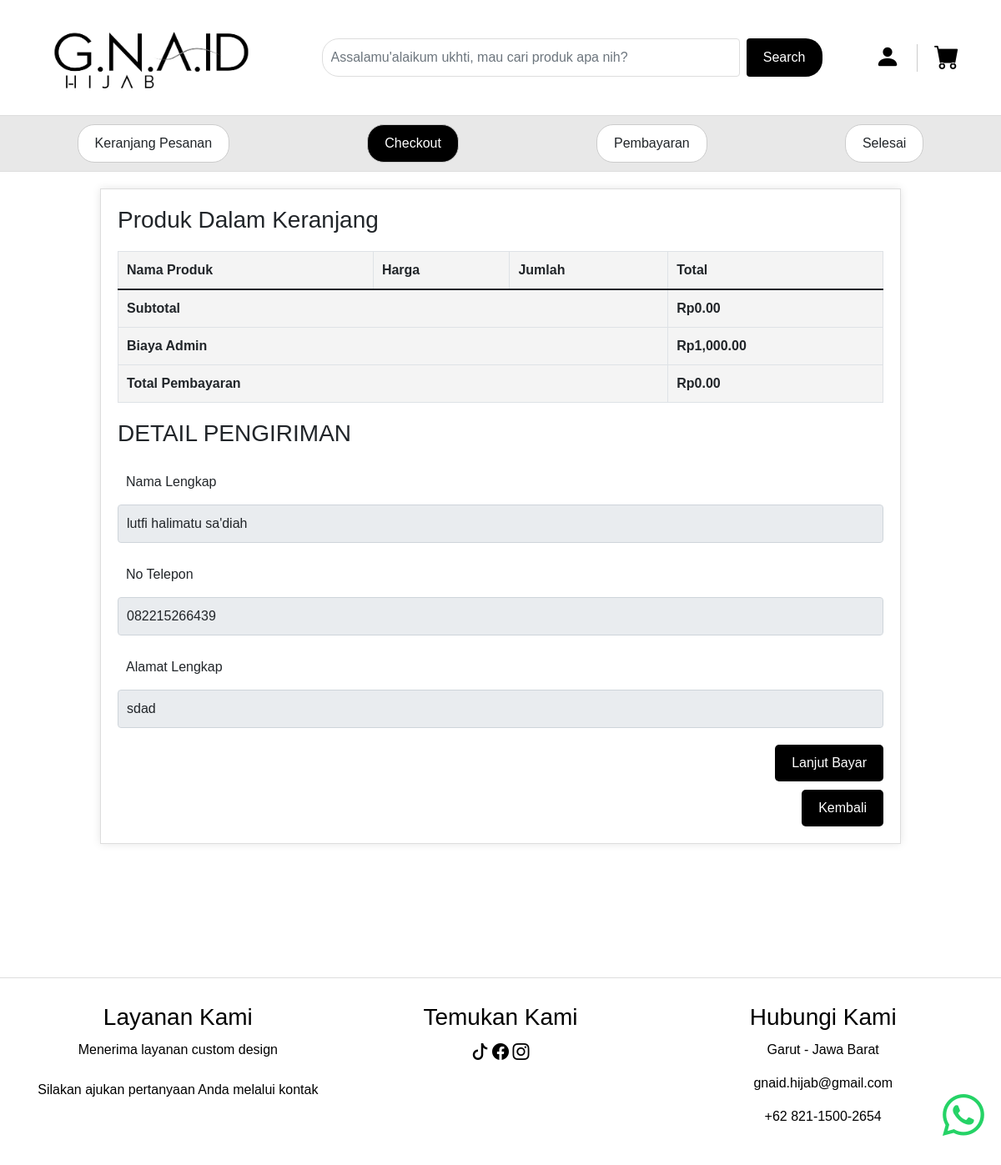
The page /checkout.php?id=6 on the database its author committed.
### tables this page shows
CREATE TABLE `users` (
  `id_users` int(255) NOT NULL,
  `password` varchar(50) NOT NULL,
  `nama_lengkap` varchar(1000) NOT NULL,
  `email` varchar(1000) NOT NULL,
  `alamat_lengkap` varchar(1000) NOT NULL,
  `no_telepon` varchar(1000) NOT NULL,
  `tanggal_lahir` date NOT NULL,
  `jenis_kelamin` varchar(100) NOT NULL,
  `provinsi` varchar(100) NOT NULL,
  `kecamatan` varchar(100) NOT NULL,
  `kota` varchar(255) NOT NULL
);

### checkout.php (the view, shortened to what this page needs)
<?php
include 'db_connect.php';
$emailuser = $_GET['id'];
$user_query = mysqli_query($conn, "SELECT * FROM users WHERE id_users='$emailuser'");
$user = mysqli_fetch_assoc($user_query);
$total = 0;
$subtotal = $total;
$shipping_cost = 0;
$service_fee = 1000;
$total_amount = $subtotal + $shipping_cost;
?>
<!DOCTYPE html>
<html lang="en">
<head>
    <link rel="stylesheet" href="css/style.css">
    <link href="https://cdn.jsdelivr.net/npm/bootstrap@5.1.3/dist/css/bootstrap.min.css" rel="stylesheet">
        <link href="https://cdn.jsdelivr.net/npm/bootstrap-icons@1.8.0/font/bootstrap-icons.css" rel="stylesheet">
</head>
<?php require "header.php"; ?>
    <div class="cart-nav">
        <div <?php if (basename($_SERVER['PHP_SELF']) == 'keranjang.php') echo 'class="active"'; ?>>Keranjang Pesanan</div>
        <div <?php if (basename($_SERVER['PHP_SELF']) == 'checkout.php') echo 'class="active"'; ?>>Checkout</div>
        <div <?php if (basename($_SERVER['PHP_SELF']) == 'pembayaran.php') echo 'class="active"'; ?>>Pembayaran</div>
        <div <?php if (basename($_SERVER['PHP_SELF']) == 'selesai.php') echo 'class="active"'; ?>>Selesai</div>
    </div>
    <div class="container">
        <div class="cart-items">
            <h3>Produk Dalam Keranjang</h3>
            <table class="table table-bordered table-hover">
                <thead>
                    <tr>
                        <th>Nama Produk</th>
                        <th>Harga</th>
                        <th>Jumlah</th>
                        <th>Total</th>
                    </tr>
                </thead>
                <tr>
                    <th colspan="3">Subtotal</th>
                    <th>Rp<?php echo number_format($subtotal, 2); ?></th>
                </tr>
                <tr>
                    <th colspan="3">Biaya Admin</th>
                    <th>Rp<?php echo number_format($service_fee, 2); ?></th>
                </tr>
                <tr>
                    <th colspan="3">Total Pembayaran</th>
                    <th id="totalAmount">Rp<?php echo number_format($total_amount, 2); ?></th>
                </tr>
            </table>
        </div>
        <div class="shipping-details">
            <h3>DETAIL PENGIRIMAN</h3>
            <form action="" method="POST">
                <div class="mb-3">
                    <label for="nama_lengkap" class="form-label">Nama Lengkap</label>
                    <input type="text" class="form-control" id="nama_lengkap" name="nama_lengkap" value="<?php echo $user['nama_lengkap']; ?>" readonly>
                </div>
                <div class="mb-3">
                    <label for="no_telepon" class="form-label">No Telepon</label>
                    <input type="text" class="form-control" id="no_telepon" name="no_telepon" value="<?php echo $user['no_telepon']; ?>" readonly>
                </div>
                <div class="mb-3">
                    <label for="alamat_lengkap" class="form-label">Alamat Lengkap</label>
                    <input type="text" class="form-control" id="alamat_lengkap" name="alamat_lengkap" value="<?php echo $user['alamat_lengkap']; ?>" readonly>
                </div>
            </form>
            <div class="cart-actions" style="flex-direction: column; align-items: flex-end;">
                <button id="lanjutBayarButton" style="margin-bottom: 10px;">Lanjut Bayar</button>
                <button id="kembaliButton">Kembali</button>
            </div>
		</div>
</div>
<?php require "footer.php"; ?>
<?php require "whatsapp-button.php" ?>
</body>
</html>

### checkout.php (style rules this page uses)
.cart-nav { display: flex; justify-content: space-around; padding: 10px; background-color: #e8e8e8; border-bottom: 1px solid #ddd; }
.cart-nav div { padding: 10px 20px; cursor: pointer; background-color: #fff; border: 1px solid #ccc; border-radius: 20px; }
.cart-nav div.active { background-color: #000000; color: #fff; }
.container { width: 80%; margin: auto; padding: 20px; border: 1px solid #ddd; box-shadow: 0 0 10px rgba(0, 0, 0, 0.1); background-color: #fff; }
.container { padding: 20px; margin-top: 20px; }
.cart-items h3, .shipping-details h3 { margin-bottom: 20px; }
.cart-items table, .shipping-details form { width: 100%; }
.cart-items th, .cart-items td, .shipping-details label { padding: 10px; text-align: left; }
.cart-items th { background-color: #f4f4f4; }
.shipping-details { margin-top: 20px; }
.shipping-details label { display: block; margin-bottom: 5px; }
.shipping-details input, .shipping-details textarea { width: 100%; padding: 10px; margin-bottom: 10px; box-sizing: border-box; }
.cart-actions { display: flex; justify-content: space-between; margin-top: 20px; }
.cart-actions button { padding: 10px 20px; cursor: pointer; border: none; background-color: #000000; color: white; border-radius: 5px; }

### rows shown on the page
users: nama_lengkap "lutfi halimatu sa'diah", no_telepon "082215266439", alamat_lengkap "sdad"

### other values the page prints
$subtotal "0.00"
$service_fee "1,000.00"
$total_amount "0.00"
$content['layanan-kami'] "Menerima layanan custom design Silakan ajukan pertanyaan Anda melalui kontak"
$content['hubungi-kami'] "Garut - Jawa Barat gnaid.hijab@gmail.com +62 821-1500-2654"
